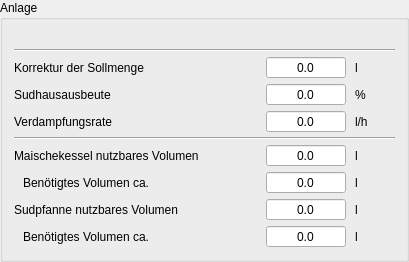
          <widget class="QGroupBox" name="groupAnlage">
           <property name="sizePolicy">
            <sizepolicy hsizetype="Preferred" vsizetype="Fixed">
             <horstretch>0</horstretch>
             <verstretch>0</verstretch>
            </sizepolicy>
           </property>
           <property name="title">
            <string>Anlage</string>
           </property>
           <layout class="QGridLayout" name="gridLayout_4">
            <property name="horizontalSpacing">
             <number>9</number>
            </property>
            <property name="verticalSpacing">
             <number>4</number>
            </property>
            <item row="6" column="0">
             <widget class="QLabel" name="label">
              <property name="text">
               <string>Maischekessel nutzbares Volumen</string>
              </property>
             </widget>
            </item>
            <item row="5" column="0" colspan="5">
             <widget class="Line" name="line_9">
              <property name="orientation">
               <enum>Qt::Horizontal</enum>
              </property>
             </widget>
            </item>
            <item row="4" column="4">
             <widget class="QLabel" name="label_35">
              <property name="text">
               <string>l/h</string>
              </property>
             </widget>
            </item>
            <item row="1" column="0" colspan="5">
             <widget class="Line" name="line_16">
              <property name="orientation">
               <enum>Qt::Horizontal</enum>
              </property>
             </widget>
            </item>
            <item row="3" column="3">
             <widget class="DoubleSpinBox" name="tbAnlageSudhausausbeute">
              <property name="minimumSize">
               <size>
                <width>80</width>
                <height>0</height>
               </size>
              </property>
              <property name="toolTip">
               <string>&lt;html&gt;&lt;head/&gt;&lt;body&gt;&lt;p&gt;Hier wird die &lt;span style=&quot; font-weight:600;&quot;&gt;Sudhausausbeute&lt;/span&gt; der Anlage angegeben. Dieser Wert kann aus dem Durchschnitt der gebrauten Suden im Reiter Ausrüstung berechnet werden.&lt;/p&gt;&lt;p&gt;Sie beschreibt die Effizienz der Brauanlage. Im Hobbybereich werden 70% angestrebt, tatsächlich liegt der Wert meist darunter. Im Profibereich werden 80% angepeilt.&lt;/p&gt;&lt;/body&gt;&lt;/html&gt;</string>
              </property>
              <property name="alignment">
               <set>Qt::AlignCenter</set>
              </property>
              <property name="readOnly">
               <bool>true</bool>
              </property>
              <property name="buttonSymbols">
               <enum>QAbstractSpinBox::NoButtons</enum>
              </property>
              <property name="decimals">
               <number>1</number>
              </property>
              <property name="maximum">
               <double>9999.000000000000000</double>
              </property>
             </widget>
            </item>
            <item row="3" column="0" colspan="2">
             <widget class="QLabel" name="label_43">
              <property name="text">
               <string>Sudhausausbeute</string>
              </property>
             </widget>
            </item>
            <item row="3" column="4">
             <widget class="QLabel" name="label_29">
              <property name="minimumSize">
               <size>
                <width>40</width>
                <height>0</height>
               </size>
              </property>
              <property name="text">
               <string>%</string>
              </property>
             </widget>
            </item>
            <item row="4" column="0" colspan="2">
             <widget class="QLabel" name="label_S1_8">
              <property name="text">
               <string>Verdampfungsrate</string>
              </property>
             </widget>
            </item>
            <item row="6" column="3">
             <widget class="DoubleSpinBox" name="tbAnlageVolumenMaische">
              <property name="toolTip">
               <string>&lt;html&gt;&lt;head/&gt;&lt;body&gt;&lt;p&gt;Hier gibt der Kleine Brauhelfer das definierte &lt;span style=&quot; font-weight:600;&quot;&gt;nutzbare Volumen&lt;/span&gt; im &lt;span style=&quot; font-weight:600;&quot;&gt;Maischekessel&lt;/span&gt; an. &lt;/p&gt;&lt;p&gt;Die im Tab Ausrüstung gemachten Angaben sind hierfür Grundlage.&lt;/p&gt;&lt;/body&gt;&lt;/html&gt;</string>
              </property>
              <property name="alignment">
               <set>Qt::AlignCenter</set>
              </property>
              <property name="readOnly">
               <bool>true</bool>
              </property>
              <property name="buttonSymbols">
               <enum>QAbstractSpinBox::NoButtons</enum>
              </property>
              <property name="decimals">
               <number>1</number>
              </property>
              <property name="maximum">
               <double>9999.000000000000000</double>
              </property>
             </widget>
            </item>
            <item row="9" column="4">
             <widget class="QLabel" name="label_31">
              <property name="text">
               <string>l</string>
              </property>
             </widget>
            </item>
            <item row="8" column="0">
             <widget class="QLabel" name="label_34">
              <property name="text">
               <string>Sudpfanne nutzbares Volumen</string>
              </property>
             </widget>
            </item>
            <item row="7" column="3">
             <widget class="DoubleSpinBox" name="tbVolumenMaische">
              <property name="toolTip">
               <string>&lt;html&gt;&lt;head/&gt;&lt;body&gt;&lt;p&gt;Hier gibt der Kleine Brauhelfer das &lt;span style=&quot; font-weight:600;&quot;&gt;benötigte Volumen&lt;/span&gt; im &lt;span style=&quot; font-weight:600;&quot;&gt;Maischekessel&lt;/span&gt; an. &lt;/p&gt;&lt;p&gt;Die im Tab Ausrüstung gemachten Angaben dienen als Grundlage für die Berechnung. Das Feld wird rot, wenn der Kessel zu klein ist.&lt;/p&gt;&lt;/body&gt;&lt;/html&gt;</string>
              </property>
              <property name="alignment">
               <set>Qt::AlignCenter</set>
              </property>
              <property name="readOnly">
               <bool>true</bool>
              </property>
              <property name="buttonSymbols">
               <enum>QAbstractSpinBox::NoButtons</enum>
              </property>
              <property name="decimals">
               <number>1</number>
              </property>
              <property name="maximum">
               <double>9999.000000000000000</double>
              </property>
             </widget>
            </item>
            <item row="4" column="3">
             <widget class="DoubleSpinBox" name="tbAnlageVerdampfung">
              <property name="toolTip">
               <string>&lt;html&gt;&lt;head/&gt;&lt;body&gt;&lt;p&gt;Hier wird die &lt;span style=&quot; font-weight:600;&quot;&gt;Verdampfungsrate&lt;/span&gt; der Anlage angegeben. Dieser Wert kann aus dem Durchschnitt der gebrauten Suden im Reiter Ausrüstung berechnet werden.&lt;/p&gt;&lt;/body&gt;&lt;/html&gt;</string>
              </property>
              <property name="alignment">
               <set>Qt::AlignCenter</set>
              </property>
              <property name="readOnly">
               <bool>true</bool>
              </property>
              <property name="buttonSymbols">
               <enum>QAbstractSpinBox::NoButtons</enum>
              </property>
              <property name="decimals">
               <number>1</number>
              </property>
              <property name="maximum">
               <double>9999.000000000000000</double>
              </property>
             </widget>
            </item>
            <item row="9" column="3">
             <widget class="DoubleSpinBox" name="tbVolumenKochen">
              <property name="toolTip">
               <string>&lt;html&gt;&lt;head/&gt;&lt;body&gt;&lt;p&gt;Hier gibt der Kleine Brauhelfer das &lt;span style=&quot; font-weight:600;&quot;&gt;benötigte Volumen&lt;/span&gt; der &lt;span style=&quot; font-weight:600;&quot;&gt;Sudpfanne&lt;/span&gt; an. &lt;/p&gt;&lt;p&gt;Die im Tab Ausrüstung gemachten Angaben dienen als Grundlage für die Berechnung. Das Feld wird rot, wenn die Sudpfanne zu klein ist.&lt;/p&gt;&lt;/body&gt;&lt;/html&gt;</string>
              </property>
              <property name="alignment">
               <set>Qt::AlignCenter</set>
              </property>
              <property name="readOnly">
               <bool>true</bool>
              </property>
              <property name="buttonSymbols">
               <enum>QAbstractSpinBox::NoButtons</enum>
              </property>
              <property name="decimals">
               <number>1</number>
              </property>
              <property name="maximum">
               <double>9999.000000000000000</double>
              </property>
             </widget>
            </item>
            <item row="9" column="0">
             <widget class="QLabel" name="label_PfanneVoll">
              <property name="text">
               <string>Benötigtes Volumen ca.</string>
              </property>
              <property name="indent">
               <number>9</number>
              </property>
             </widget>
            </item>
            <item row="6" column="4">
             <widget class="QLabel" name="label_44">
              <property name="text">
               <string>l</string>
              </property>
             </widget>
            </item>
            <item row="7" column="0">
             <widget class="QLabel" name="label_VolumenMaischen">
              <property name="toolTip">
               <string>&lt;html&gt;&lt;head/&gt;&lt;body&gt;&lt;p&gt;Hier gibt der Kleine Brauhelfer das errechnete &lt;span style=&quot; font-weight:600;&quot;&gt;nutzbare Volumen&lt;/span&gt; der &lt;span style=&quot; font-weight:600;&quot;&gt;Maischekessels&lt;/span&gt; an. &lt;/p&gt;&lt;p&gt;Die im Tab Ausrüstung gemachten Angaben dienen als Grundlage für die Berechnung. Das Feld wird rot, wenn der Kessel zu klein ist.&lt;/p&gt;&lt;/body&gt;&lt;/html&gt;</string>
              </property>
              <property name="text">
               <string>Benötigtes Volumen ca.</string>
              </property>
              <property name="indent">
               <number>9</number>
              </property>
             </widget>
            </item>
            <item row="3" column="2">
             <spacer name="horizontalSpacer_2">
              <property name="orientation">
               <enum>Qt::Horizontal</enum>
              </property>
              <property name="sizeHint" stdset="0">
               <size>
                <width>40</width>
                <height>20</height>
               </size>
              </property>
             </spacer>
            </item>
            <item row="7" column="4">
             <widget class="QLabel" name="label_30">
              <property name="text">
               <string>l</string>
              </property>
             </widget>
            </item>
            <item row="8" column="4">
             <widget class="QLabel" name="label_45">
              <property name="text">
               <string>l</string>
              </property>
             </widget>
            </item>
            <item row="0" column="0" colspan="4">
             <widget class="QLabel" name="lblAnlageName"/>
            </item>
            <item row="8" column="3">
             <widget class="DoubleSpinBox" name="tbAnlageVolumenKochen">
              <property name="toolTip">
               <string>&lt;html&gt;&lt;head/&gt;&lt;body&gt;&lt;p&gt;Hier gibt der Kleine Brauhelfer das definierte &lt;span style=&quot; font-weight:600;&quot;&gt;nutzbare Volumen&lt;/span&gt; im &lt;span style=&quot; font-weight:600;&quot;&gt;Maischekessel&lt;/span&gt; an. &lt;/p&gt;&lt;p&gt;Die im Tab Ausrüstung gemachten Angaben sind hierfür Grundlage.&lt;/p&gt;&lt;/body&gt;&lt;/html&gt;</string>
              </property>
              <property name="alignment">
               <set>Qt::AlignCenter</set>
              </property>
              <property name="readOnly">
               <bool>true</bool>
              </property>
              <property name="buttonSymbols">
               <enum>QAbstractSpinBox::NoButtons</enum>
              </property>
              <property name="decimals">
               <number>1</number>
              </property>
              <property name="maximum">
               <double>9999.000000000000000</double>
              </property>
             </widget>
            </item>
            <item row="2" column="0" colspan="5">
             <widget class="QWidget" name="wdgAnlageKorrekturSollmenge" native="true">
              <layout class="QHBoxLayout" name="horizontalLayout">
               <property name="spacing">
                <number>9</number>
               </property>
               <property name="leftMargin">
                <number>0</number>
               </property>
               <property name="topMargin">
                <number>0</number>
               </property>
               <property name="rightMargin">
                <number>0</number>
               </property>
               <property name="bottomMargin">
                <number>0</number>
               </property>
               <item>
                <widget class="QLabel" name="label_66">
                 <property name="text">
                  <string>Korrektur der Sollmenge</string>
                 </property>
                </widget>
               </item>
               <item>
                <spacer name="horizontalSpacer_13">
                 <property name="orientation">
                  <enum>Qt::Horizontal</enum>
                 </property>
                 <property name="sizeHint" stdset="0">
                  <size>
                   <width>40</width>
                   <height>20</height>
                  </size>
                 </property>
                </spacer>
               </item>
               <item>
                <widget class="DoubleSpinBox" name="tbAnlageKorrekturSollmenge">
                 <property name="minimumSize">
                  <size>
                   <width>80</width>
                   <height>0</height>
                  </size>
                 </property>
                 <property name="toolTip">
                  <string>&lt;html&gt;&lt;head/&gt;&lt;body&gt;&lt;p&gt;Hier wird die &lt;span style=&quot; font-weight:600;&quot;&gt;Korrektur der Sollmenge&lt;/span&gt; der Anlage angegeben.&lt;/p&gt;&lt;/body&gt;&lt;/html&gt;</string>
                 </property>
                 <property name="alignment">
                  <set>Qt::AlignCenter</set>
                 </property>
                 <property name="readOnly">
                  <bool>true</bool>
                 </property>
                 <property name="buttonSymbols">
                  <enum>QAbstractSpinBox::NoButtons</enum>
                 </property>
                 <property name="decimals">
                  <number>1</number>
                 </property>
                 <property name="maximum">
                  <double>9999.000000000000000</double>
                 </property>
                </widget>
               </item>
               <item>
                <widget class="QLabel" name="label_67">
                 <property name="minimumSize">
                  <size>
                   <width>40</width>
                   <height>0</height>
                  </size>
                 </property>
                 <property name="text">
                  <string>l</string>
                 </property>
                </widget>
               </item>
              </layout>
             </widget>
            </item>
           </layout>
          </widget>
